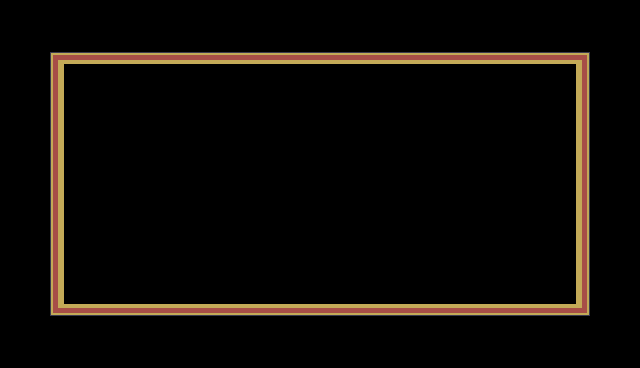

The image is a tile-based game level rendered from a .tmx file. Its description and complete source (layers, tilesets, objects, tile grids) follow:
An orthogonal 40x23 tile map with 16x16 px tiles, 1 tile layer (Tile Layer 1).

<map version="1.10" tiledversion="1.10.2" orientation="orthogonal" renderorder="right-down" width="40" height="23" tilewidth="16" tileheight="16" infinite="0" nextlayerid="2" nextobjectid="1">
 <tileset firstgid="1" source="../terrains/Interiors.tsx" />
 <layer id="1" name="Tile Layer 1" width="40" height="23">
  <data encoding="csv">
0,0,0,0,0,0,0,0,0,0,0,0,0,0,0,0,0,0,0,0,0,0,0,0,0,0,0,0,0,0,0,0,0,0,0,0,0,0,0,0,
0,0,0,0,0,0,0,0,0,0,0,0,0,0,0,0,0,0,0,0,0,0,0,0,0,0,0,0,0,0,0,0,0,0,0,0,0,0,0,0,
0,0,0,0,0,0,0,0,0,0,0,0,0,0,0,0,0,0,0,0,0,0,0,0,0,0,0,0,0,0,0,0,0,0,0,0,0,0,0,0,
0,0,0,248,249,249,249,249,249,249,249,249,249,249,249,249,249,249,249,249,249,249,249,249,249,249,249,249,249,249,249,249,249,249,249,249,251,0,0,0,
0,0,0,264,0,0,0,0,0,0,0,0,0,0,0,0,0,0,0,0,0,0,0,0,0,0,0,0,0,0,0,0,0,0,0,0,267,0,0,0,
0,0,0,264,0,0,0,0,0,0,0,0,0,0,0,0,0,0,0,0,0,0,0,0,0,0,0,0,0,0,0,0,0,0,0,0,267,0,0,0,
0,0,0,264,0,0,0,0,0,0,0,0,0,0,0,0,0,0,0,0,0,0,0,0,0,0,0,0,0,0,0,0,0,0,0,0,267,0,0,0,
0,0,0,264,0,0,0,0,0,0,0,0,0,0,0,0,0,0,0,0,0,0,0,0,0,0,0,0,0,0,0,0,0,0,0,0,267,0,0,0,
0,0,0,264,0,0,0,0,0,0,0,0,0,0,0,0,0,0,0,0,0,0,0,0,0,0,0,0,0,0,0,0,0,0,0,0,267,0,0,0,
0,0,0,264,0,0,0,0,0,0,0,0,0,0,0,0,0,0,0,0,0,0,0,0,0,0,0,0,0,0,0,0,0,0,0,0,267,0,0,0,
0,0,0,264,0,0,0,0,0,0,0,0,0,0,0,0,0,0,0,0,0,0,0,0,0,0,0,0,0,0,0,0,0,0,0,0,267,0,0,0,
0,0,0,264,0,0,0,0,0,0,0,0,0,0,0,0,0,0,0,0,0,0,0,0,0,0,0,0,0,0,0,0,0,0,0,0,267,0,0,0,
0,0,0,264,0,0,0,0,0,0,0,0,0,0,0,0,0,0,0,0,0,0,0,0,0,0,0,0,0,0,0,0,0,0,0,0,267,0,0,0,
0,0,0,264,0,0,0,0,0,0,0,0,0,0,0,0,0,0,0,0,0,0,0,0,0,0,0,0,0,0,0,0,0,0,0,0,267,0,0,0,
0,0,0,264,0,0,0,0,0,0,0,0,0,0,0,0,0,0,0,0,0,0,0,0,0,0,0,0,0,0,0,0,0,0,0,0,267,0,0,0,
0,0,0,264,0,0,0,0,0,0,0,0,0,0,0,0,0,0,0,0,0,0,0,0,0,0,0,0,0,0,0,0,0,0,0,0,267,0,0,0,
0,0,0,264,0,0,0,0,0,0,0,0,0,0,0,0,0,0,0,0,0,0,0,0,0,0,0,0,0,0,0,0,0,0,0,0,267,0,0,0,
0,0,0,264,0,0,0,0,0,0,0,0,0,0,0,0,0,0,0,0,0,0,0,0,0,0,0,0,0,0,0,0,0,0,0,0,267,0,0,0,
0,0,0,264,0,0,0,0,0,0,0,0,0,0,0,0,0,0,0,0,0,0,0,0,0,0,0,0,0,0,0,0,0,0,0,0,267,0,0,0,
0,0,0,280,282,282,282,282,282,282,282,282,282,282,282,282,282,282,282,282,282,282,282,282,282,282,282,282,282,282,282,282,282,282,282,282,283,0,0,0,
0,0,0,0,0,0,0,0,0,0,0,0,0,0,0,0,0,0,0,0,0,0,0,0,0,0,0,0,0,0,0,0,0,0,0,0,0,0,0,0,
0,0,0,0,0,0,0,0,0,0,0,0,0,0,0,0,0,0,0,0,0,0,0,0,0,0,0,0,0,0,0,0,0,0,0,0,0,0,0,0,
0,0,0,0,0,0,0,0,0,0,0,0,0,0,0,0,0,0,0,0,0,0,0,0,0,0,0,0,0,0,0,0,0,0,0,0,0,0,0,0
</data>
 </layer>
</map>
